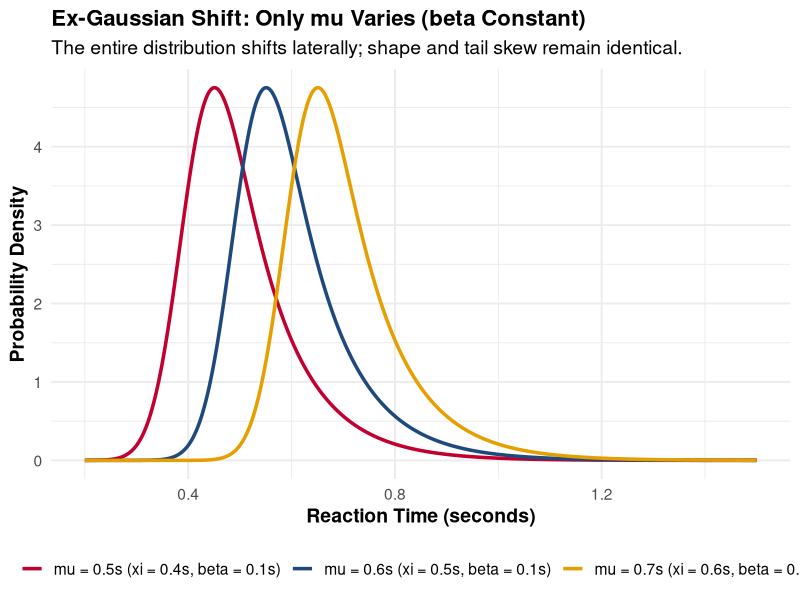
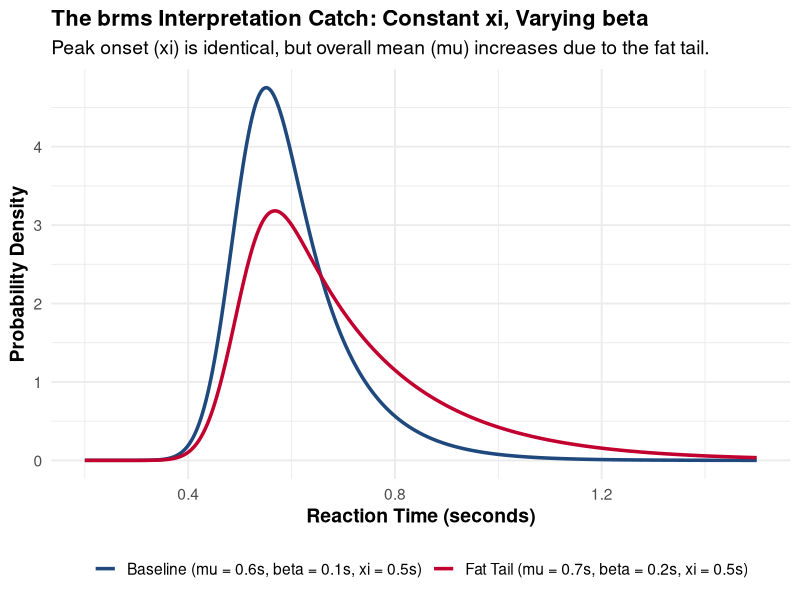
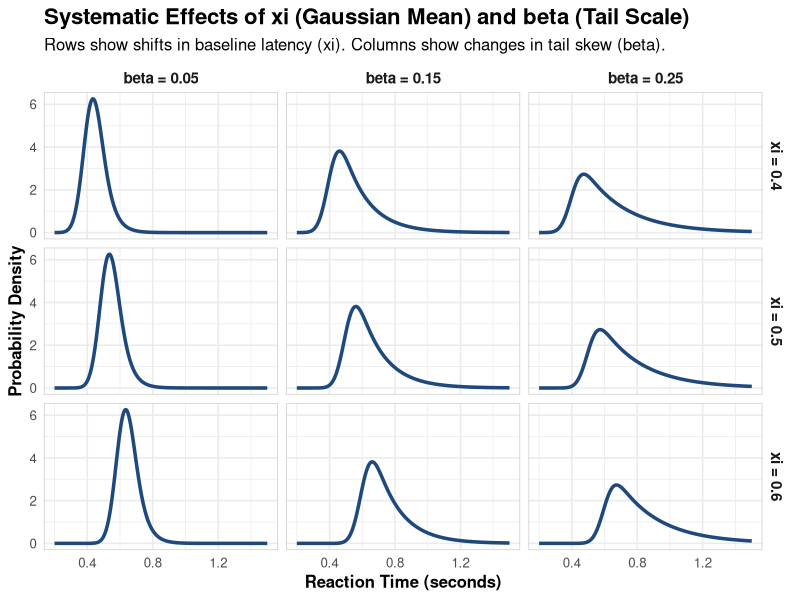

Source code (R) for these figures, in order:
# generate_plots.R
# R script to generate professional ex-Gaussian PDF plots for Session 2 slides

library(ggplot2)
library(dplyr)
library(tidyr)
library(here)

# Numerically stable ex-Gaussian PDF function in R
dexgauss <- function(x, mu, sigma, beta) {
  # Recover the Gaussian mean xi
  xi <- mu - beta
  
  # Compute terms in log-space to prevent overflow/underflow
  term1 <- -log(beta)
  term2 <- (xi - x) / beta
  term3 <- (sigma^2) / (2 * beta^2)
  z <- (x - xi) / sigma - sigma / beta
  term4 <- pnorm(z, log.p = TRUE)
  
  log_pdf <- term1 + term2 + term3 + term4
  exp(log_pdf)
}

# Define x-range for response times (seconds)
x_seq <- seq(0.2, 1.5, by = 0.002)

# ==========================================
# Scenario 1: Only 'mu' varies (beta constant)
# ==========================================
# We vary mu: 0.5s, 0.6s, 0.7s
# Constant parameters: sigma = 0.05s, beta = 0.1s
df_mu <- bind_rows(
  tibble(x = x_seq, mu = 0.5, sigma = 0.05, beta = 0.1, label = "mu = 0.5s (xi = 0.4s, beta = 0.1s)"),
  tibble(x = x_seq, mu = 0.6, sigma = 0.05, beta = 0.1, label = "mu = 0.6s (xi = 0.5s, beta = 0.1s)"),
  tibble(x = x_seq, mu = 0.7, sigma = 0.05, beta = 0.1, label = "mu = 0.7s (xi = 0.6s, beta = 0.1s)")
) %>%
  mutate(y = dexgauss(x, mu, sigma, beta))

p1 <- ggplot(df_mu, aes(x = x, y = y, color = label)) +
  geom_line(linewidth = 1.2) +
  scale_color_manual(values = c("#C2002F", "#1F497D", "#E69F00")) +
  theme_minimal(base_size = 14) +
  theme(
    legend.position = "bottom",
    legend.title = element_blank(),
    plot.title = element_text(face = "bold", size = 16),
    axis.title = element_text(face = "bold")
  ) +
  labs(
    title = "Ex-Gaussian Shift: Only mu Varies (beta Constant)",
    subtitle = "The entire distribution shifts laterally; shape and tail skew remain identical.",
    x = "Reaction Time (seconds)",
    y = "Probability Density"
  )

ggsave(here("presentations/images/exg_mu_varying.png"), p1, width = 8, height = 4.5, dpi = 300)

# ==========================================
# Scenario 2: Both mu & beta vary (xi constant)
# ==========================================
# Condition 1: mu = 0.6s, beta = 0.1s (xi = 0.5s)
# Condition 2: mu = 0.7s, beta = 0.2s (xi = 0.5s)
df_joint <- bind_rows(
  tibble(x = x_seq, mu = 0.6, sigma = 0.05, beta = 0.1, label = "Baseline (mu = 0.6s, beta = 0.1s, xi = 0.5s)"),
  tibble(x = x_seq, mu = 0.7, sigma = 0.05, beta = 0.2, label = "Fat Tail (mu = 0.7s, beta = 0.2s, xi = 0.5s)")
) %>%
  mutate(y = dexgauss(x, mu, sigma, beta))

p2 <- ggplot(df_joint, aes(x = x, y = y, color = label)) +
  geom_line(linewidth = 1.2) +
  scale_color_manual(values = c("#1F497D", "#C2002F")) +
  theme_minimal(base_size = 14) +
  theme(
    legend.position = "bottom",
    legend.title = element_blank(),
    plot.title = element_text(face = "bold", size = 16),
    axis.title = element_text(face = "bold")
  ) +
  labs(
    title = "The brms Interpretation Catch: Constant xi, Varying beta",
    subtitle = "Peak onset (xi) is identical, but overall mean (mu) increases due to the fat tail.",
    x = "Reaction Time (seconds)",
    y = "Probability Density"
  )

ggsave(here("presentations/images/exg_mu_beta_varying.png"), p2, width = 8, height = 4.5, dpi = 300)

# ==========================================
# Scenario 3: Systematic Grid Plot of xi and beta
# ==========================================
# Varying xi (Gaussian mean): 0.4s, 0.5s, 0.6s
# Varying beta (exponential tail): 0.05s, 0.15s, 0.25s
# Constant sigma = 0.05s
library(purrr)

grid_combinations <- expand.grid(
  xi = c(0.4, 0.5, 0.6),
  beta = c(0.05, 0.15, 0.25)
)

df_grid <- pmap_dfr(grid_combinations, function(xi, beta) {
  # In brms, mu = xi + beta
  mu <- xi + beta
  tibble(
    x = x_seq,
    xi = xi,
    beta = beta,
    mu = mu,
    y = dexgauss(x, mu, 0.05, beta)
  )
}) %>%
  mutate(
    xi_label = factor(paste0("xi = ", xi, "")),
    beta_label = factor(paste0("beta = ", beta, ""))
  )

p3 <- ggplot(df_grid, aes(x = x, y = y)) +
  geom_line(color = "#1F497D", linewidth = 1.2) +
  facet_grid(xi_label ~ beta_label) +
  theme_minimal(base_size = 12) +
  theme(
    strip.text = element_text(face = "bold", size = 11),
    plot.title = element_text(face = "bold", size = 16),
    axis.title = element_text(face = "bold"),
    panel.border = element_rect(color = "#ccc", fill = NA, linewidth = 0.5)
  ) +
  labs(
    title = "Systematic Effects of xi (Gaussian Mean) and beta (Tail Scale)",
    subtitle = "Rows show shifts in baseline latency (xi). Columns show changes in tail skew (beta).",
    x = "Reaction Time (seconds)",
    y = "Probability Density"
  )

ggsave(here("presentations/images/exg_grid.png"), p3, width = 9, height = 6.5, dpi = 300)

cat("Successfully generated ex-Gaussian density plots!\n")
